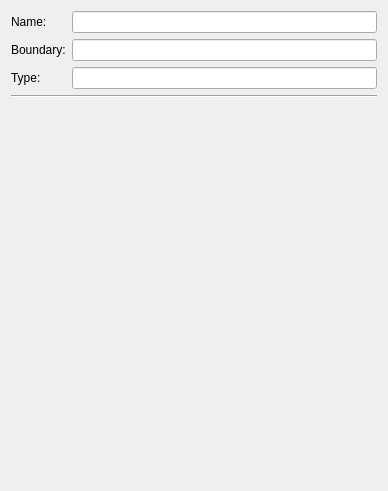
<?xml version="1.0" encoding="UTF-8"?>
<ui version="4.0">
 <class>PHengLEIBoundaryWidget</class>
 <widget class="QWidget" name="PHengLEIBoundaryWidget">
  <property name="geometry">
   <rect>
    <x>0</x>
    <y>0</y>
    <width>388</width>
    <height>491</height>
   </rect>
  </property>
  <property name="windowTitle">
   <string>Form</string>
  </property>
  <layout class="QGridLayout" name="gridLayout_2">
   <item row="0" column="0">
    <layout class="QGridLayout" name="gridLayout">
     <item row="0" column="0">
      <widget class="QLabel" name="label">
       <property name="text">
        <string>Name:</string>
       </property>
      </widget>
     </item>
     <item row="0" column="1">
      <widget class="QLineEdit" name="lineEdit_Name"/>
     </item>
     <item row="1" column="0">
      <widget class="QLabel" name="label_2">
       <property name="text">
        <string>Boundary:</string>
       </property>
      </widget>
     </item>
     <item row="1" column="1">
      <widget class="QLineEdit" name="lineEdit_Boundary"/>
     </item>
     <item row="2" column="0">
      <widget class="QLabel" name="label_3">
       <property name="text">
        <string>Type:</string>
       </property>
      </widget>
     </item>
     <item row="2" column="1">
      <widget class="QLineEdit" name="lineEdit_Type"/>
     </item>
     <item row="3" column="0" colspan="2">
      <widget class="Line" name="line">
       <property name="orientation">
        <enum>Qt::Horizontal</enum>
       </property>
      </widget>
     </item>
    </layout>
   </item>
   <item row="1" column="0">
    <layout class="QVBoxLayout" name="verticalLayout">
     <property name="spacing">
      <number>0</number>
     </property>
    </layout>
   </item>
   <item row="2" column="0">
    <spacer name="verticalSpacer">
     <property name="orientation">
      <enum>Qt::Vertical</enum>
     </property>
     <property name="sizeHint" stdset="0">
      <size>
       <width>20</width>
       <height>45</height>
      </size>
     </property>
    </spacer>
   </item>
  </layout>
 </widget>
 <resources/>
 <connections/>
</ui>
